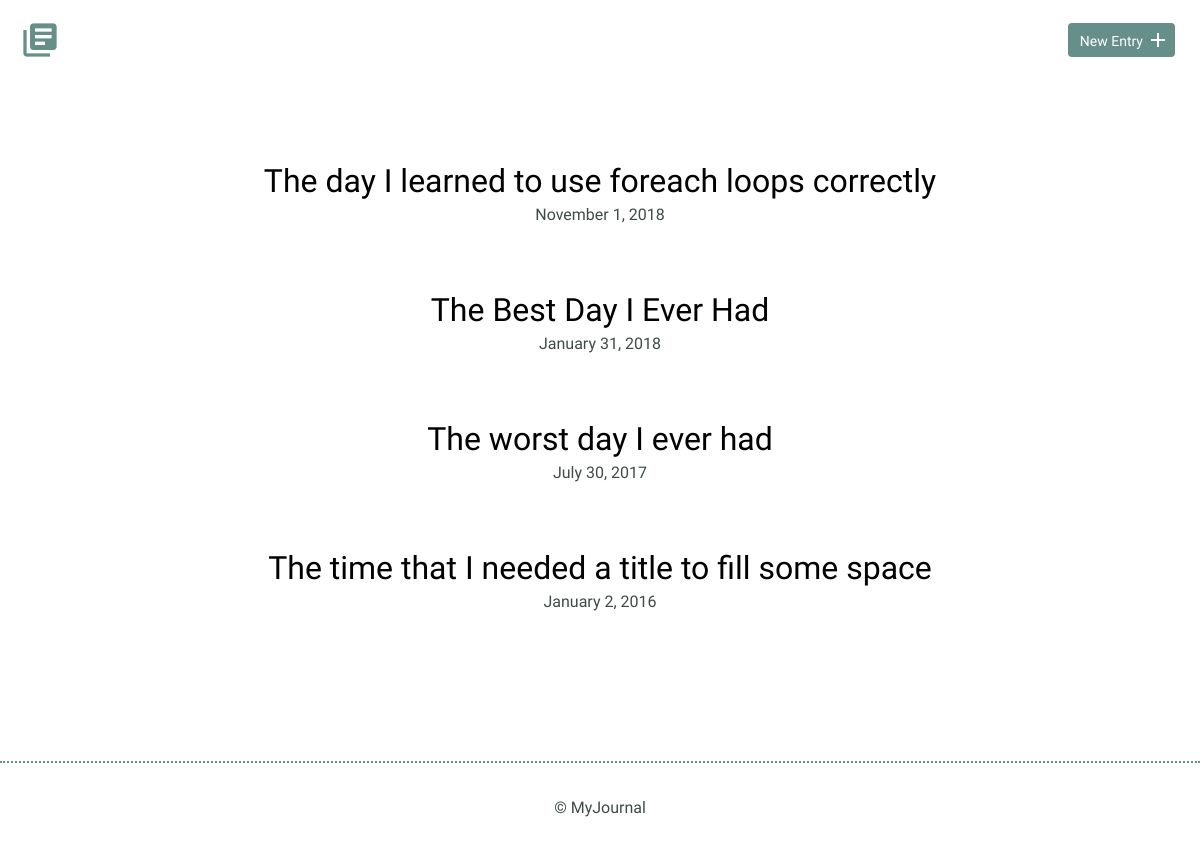
Before: / with the older database file.
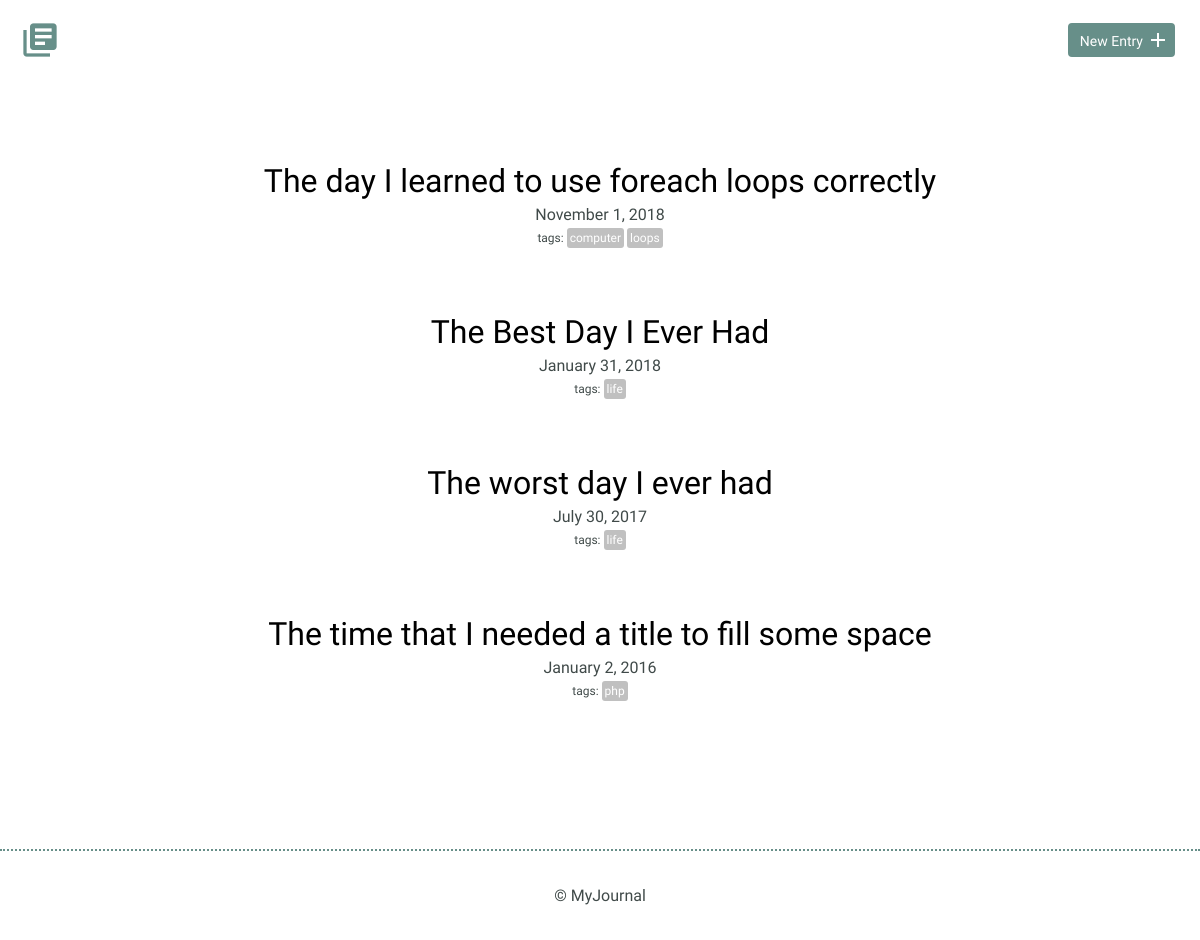
After: the same page with the newer database file.
### tables this page shows
CREATE TABLE "entries" (
	`id`	INTEGER,
	`title`	TEXT,
	`date`	TEXT,
	`time_spent`	INTEGER,
	`learned`	BLOB,
	`resources`	BLOB,
	PRIMARY KEY(`id`)
);

CREATE TABLE "tags" (
	"id"	INTEGER NOT NULL PRIMARY KEY AUTOINCREMENT UNIQUE,
	"tag"	TEXT
);

### index.php (the view, shortened to what this page needs)
<?php
require_once("database.php");
try {
	$results = $db->query('select * from entries order by date desc');
} catch(Exception $e) {
	echo $e->getMessage();
	die();
}
$entries = $results->fetchAll(PDO::FETCH_ASSOC);
?>
<!DOCTYPE html>
<html>
    <head>
        <link rel="stylesheet" href="css/normalize.css">
        <link rel="stylesheet" href="css/site.css">
    </head>
    <body>
		<?php include "inc/header.php"; ?>
        <section>
            <div class="container">
                <div class="entry-list">
					<?php
					foreach($entries as $entry) {
						$fullDate = date('F j, Y', strtotime($entry['date']));
						try {
							$results = $db->prepare('select tag from entries
												   join entries_tags on entries.id = entries_tags.entry_id
												   join tags on entries_tags.tag_id = tags.id
												   where entries.id = ?');
							$results->bindParam(1, $entry['id']);
							$results->execute();
							} catch(Exception $e) {
								echo $e->getMessage();
								die();
						}
						$tags = $results->fetchAll(PDO::FETCH_ASSOC);
						echo <<<EOT
						<article>
							<h2><a href="detail.php?id={$entry['id']}">{$entry['title']}</a></h2>
							<time datetime="{$entry['date']}">{$fullDate}</time>
EOT;
						if (!empty($tags)) {
							echo '<div class="tag-container"><span class="tag-label">tags:</span>';
							foreach($tags as $tag) {
								echo '<span class="tag"><a href="index.php?search=' . $tag["tag"] .
								'">' . $tag["tag"] . '</a></span>';
							}
							echo('</div>');
						}
						echo '</article>';
					}
					?>
                </div>
            </div>
        </section>
        <?php include "inc/footer.php"; ?>
    </body>
</html>

### inc/header.php
<header>
	<div class="container">
		<div class="site-header">
			<a class="logo" href="index.php"><i class="material-icons">library_books</i></a>
			<a class="button icon-right" href="new.php"><span>New Entry</span> <i class="material-icons">add</i></a>
		</div>
	</div>
</header>

### inc/footer.php
<footer>
	<div>
		&copy; MyJournal
	</div>
</footer>

### css/site.css (style rules this page uses)
body { font-size: 16px; color: #404a49; font-family: 'Cousine', serif; font-weight: 400; }
.container { margin: 0 auto; padding: 0 25px; }
header .site-header { margin: 0 auto; height: 95px; }
header .logo i { color: #678f89; margin: 20px 0 0 -5px; float: left; font-size: 40px; }
header .button { float: right; margin: 33px 0 0 0; }
footer { text-align: center; padding: 35px 0; border-top: 2px dotted #678f89; }
.button { padding: 8px 10px 6px 10px; background: #678f89; border: 2px solid #678f89; border-radius: 4px; text-decoration: none; color: #FFF; position: relative; text-align: center; font-size: 14px; }
.button.icon-right { padding-right: 30px; top: -10px; }
.button.icon-right i { position: absolute; top: 3px; right: 3px; }
h1, h2, h3 { margin: 0; font-weight: 400; line-height: 1em; color: #000; }
h2 { font-size: 32px; }
h2 a { text-decoration: none; color: #000; }
.entry-list, .edit-entry, .new-entry { max-width: 800px; margin: 0 auto; padding: 70px 0 150px 0; }
.entry-list article { margin-bottom: 70px; text-align: center; }
.entry-list article:last-child { margin-bottom: 0; }
.entry-list article h2 { margin-bottom: 8px; }
.tag-container { margin-top: 3px; }
.tag { color: white; font-size: 12px; padding: 3px; background-color: Silver; border-radius: 3px; margin-right: 3px; }
.tag-label { font-size: 12px; padding: 3px; }
span > a, span > a:link, span > a:hover, span > a:visited, span > a:active { text-decoration: none; color: white; }

Changed rows visible on the page:
shown differently, row unchanged: entries "The day I learned to use foreach loops correctly": now shows "tags:"
added tags: tag "computer", shown under entries "The day I learned to use foreach loops correctly"
added tags: tag "loops", shown under entries "The day I learned to use foreach loops correctly"
shown differently, row unchanged: entries "The Best Day I Ever Had": now shows "tags:"
added tags: tag "life"
shown differently, row unchanged: entries "The worst day I ever had": now shows "tags:"
shown differently, row unchanged: entries "The time that I needed a title to fill some space": now shows "tags:"
added tags: tag "php", shown under entries "The time that I needed a title to fill some space"
